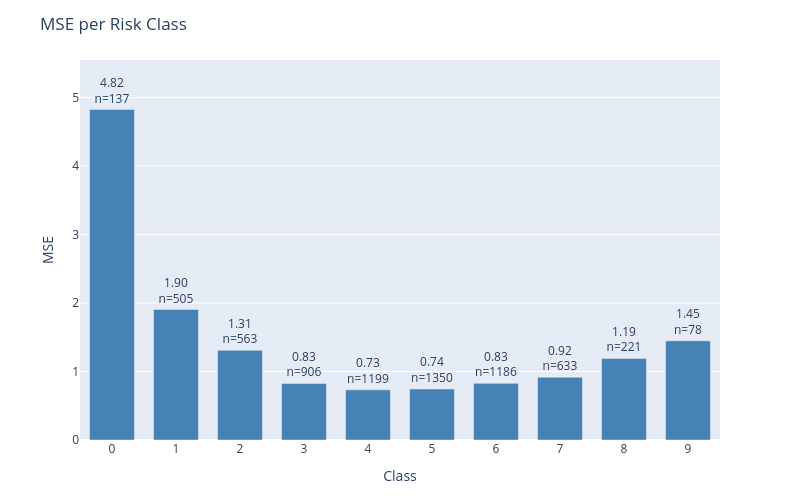

Here is the notebook cell this chart was saved with:
### Code cell
plot_error_by_group(
    df=results_test,
    y_true_col='actual',
    y_pred_col='prediction',
    group_by='class',
    metric='mse',
    title='MSE per Risk Class'
)

### Figure 1 — Plotly figure (JSON) as saved in the notebook; plotly's stock layout.template omitted (floating-point values rounded to 4 significant figures)
{"data": [{"marker": {"color": "steelblue"}, "text": ["4.82<br>n=137", "1.90<br>n=505", "1.31<br>n=563", "0.83<br>n=906", "0.73<br>n=1199", "0.74<br>n=1350", "0.83<br>n=1186", "0.92<br>n=633", "1.19<br>n=221", "1.45<br>n=78"], "textposition": "outside", "type": "bar", "x": ["0", "1", "2", "3", "4", "5", "6", "7", "8", "9"], "y": [4.825, 1.905, 1.309, 0.8256, 0.7323, 0.7437, 0.8272, 0.9179, 1.19, 1.449]}], "layout": {"bargap": 0.3, "height": 500, "margin": {"b": 60, "t": 60}, "title": {"text": "MSE per Risk Class"}, "uniformtext": {"minsize": 8, "mode": "hide"}, "width": 800, "xaxis": {"title": {"text": "Class"}}, "yaxis": {"range": [0, 5.549], "title": {"text": "MSE"}}}}
